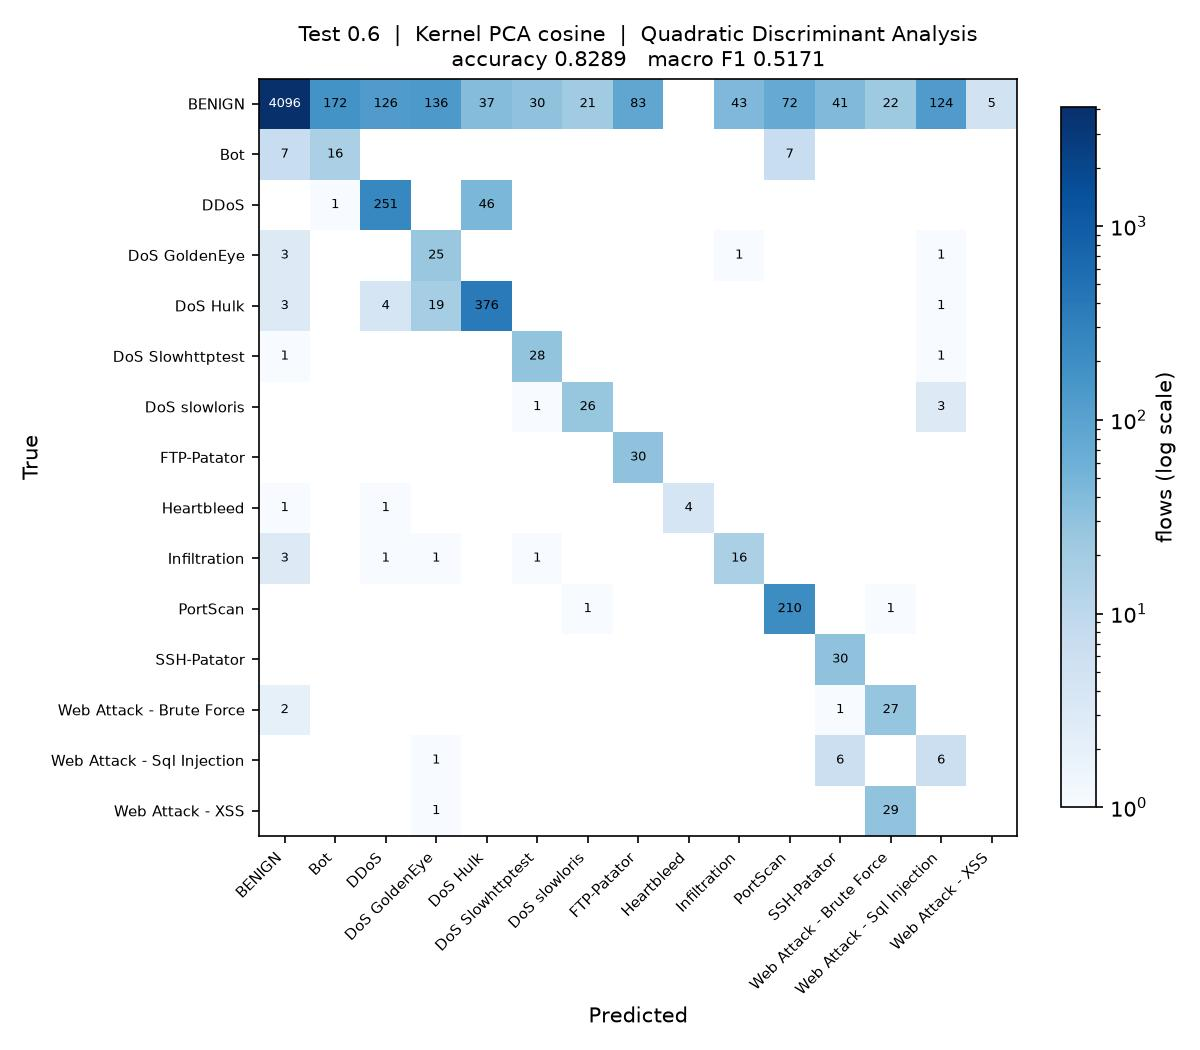

The Python source for this figure:
"""
Test_0.6_DR_COS_QDA

Test size 0.6  |  Kernel PCA (cosine)  |  Quadratic Discriminant Analysis  (reference sheet #17)

Note: the rarest class has fewer training rows than there are components, so the class covariance needs shrinkage before QDA can be fitted.

Run on its own:

    python Test_0.6_DR_COS_QDA.py

Writes Test_0.6_DR_COS_QDA.jpg (confusion matrix) and appends one row to
results/75_runs.csv.
"""

import os
import sys
import time
import warnings
from pathlib import Path

import matplotlib
matplotlib.use("Agg")
import matplotlib.pyplot as plt
import numpy as np
import pandas as pd
from sklearn.decomposition import KernelPCA
from sklearn.impute import SimpleImputer
from sklearn.metrics import (accuracy_score, confusion_matrix, f1_score,
                             precision_score, recall_score)
from sklearn.model_selection import train_test_split
from sklearn.preprocessing import LabelEncoder, StandardScaler
from sklearn.discriminant_analysis import QuadraticDiscriminantAnalysis

sys.path.insert(0, str(Path(__file__).resolve().parent.parent))
from common import load_sample                      # noqa: E402

warnings.filterwarnings("ignore")

# ----- this run -------------------------------------------------------------
TEST_SIZE = 0.6
KERNEL = "cosine"
CLASSIFIER = "QDA"
N_COMPONENTS = 15
# ----------------------------------------------------------------------------

SEED = 0
N_JOBS = max(1, (os.cpu_count() or 2) // 2)
STEM = "Test_0.6_DR_COS_QDA"
HERE = Path(__file__).resolve().parent
RESULTS = HERE.parent / "results"


# QDA estimates a separate covariance matrix per class, so the rarest class
# has to supply more rows than there are components. Heartbleed supplies about
# five against 15 components, so its covariance is rank deficient. Shrinkage
# pulls each class covariance towards a shared spherical one, which makes it
# estimable; RANK_TOL is the threshold sklearn uses to decide whether that
# worked, and its default of 1e-4 is far above the 1e-7 scale of these
# components, so it would reject a covariance that is in fact positive definite.
RANK_TOL = 1e-12


def qda_shrinkage(X, y):
    """Smallest shrinkage that lets every class covariance be estimated.

    Less shrinkage keeps the model closer to true QDA, so the values are
    tried in order and the first that fits is used.
    """
    last = None
    for s in (0.1, 0.25, 0.5, 0.8, 0.95):
        try:
            QuadraticDiscriminantAnalysis(solver="eigen", shrinkage=s,
                                          tol=RANK_TOL).fit(X, y)
        except Exception as exc:
            last = exc
            continue
        print("QDA shrinkage " + str(s))
        return s
    raise SystemExit("QDA cannot be estimated at any shrinkage: " + str(last))


def main():
    t0 = time.time()
    df = load_sample(10000, 50, SEED)
    y = LabelEncoder().fit_transform(df["Label"])
    X = df.drop(columns=["Label", "Day"])
    classes = sorted(df["Label"].unique())
    print(f"{len(df):,} flows, {X.shape[1]} features, {len(classes)} classes")

    X_train, X_test, y_train, y_test = train_test_split(
        X, y, test_size=TEST_SIZE, random_state=SEED, stratify=y)

    # mean imputation and scaling, fitted on the training split only
    imputer = SimpleImputer(strategy="mean").fit(X_train)
    scaler = StandardScaler().fit(imputer.transform(X_train))
    X_train = scaler.transform(imputer.transform(X_train))
    X_test = scaler.transform(imputer.transform(X_test))

    # dimensionality reduction: Kernel PCA, fitted on the training split only.
    # arpack keeps the largest positive eigenvalues; the randomized solver ranks
    # them by magnitude and fails on the sigmoid kernel, which is not PSD.
    kpca = KernelPCA(n_components=N_COMPONENTS, kernel=KERNEL,
                     eigen_solver="arpack", random_state=SEED, n_jobs=N_JOBS)
    X_train = kpca.fit_transform(X_train)
    X_test = kpca.transform(X_test)
    print(f"Kernel PCA ({KERNEL}): {X_train.shape[1]} components")

    classifier = QuadraticDiscriminantAnalysis(
        solver="eigen", tol=RANK_TOL,
        shrinkage=qda_shrinkage(X_train, y_train))
    classifier.fit(X_train, y_train)
    y_pred = classifier.predict(X_test)

    acc = accuracy_score(y_test, y_pred)
    pre = precision_score(y_test, y_pred, average="macro", zero_division=0)
    rec = recall_score(y_test, y_pred, average="macro", zero_division=0)
    f1 = f1_score(y_test, y_pred, average="macro", zero_division=0)
    pre_w = precision_score(y_test, y_pred, average="weighted", zero_division=0)
    rec_w = recall_score(y_test, y_pred, average="weighted", zero_division=0)
    f1_w = f1_score(y_test, y_pred, average="weighted", zero_division=0)

    print(f"Accuracy  : {acc:.4f}")
    print(f"Precision : {pre:.4f}")
    print(f"Recall    : {rec:.4f}")
    print(f"F1 Score  : {f1:.4f}")

    # confusion matrix image, named to match this script
    cm = confusion_matrix(y_test, y_pred, labels=range(len(classes)))
    fig, ax = plt.subplots(figsize=(8, 7))
    im = ax.imshow(cm, cmap="Blues", norm=matplotlib.colors.LogNorm(vmin=1))
    ax.set_xticks(range(len(classes)), classes, rotation=45, ha="right", fontsize=7)
    ax.set_yticks(range(len(classes)), classes, fontsize=7)
    ax.set_xlabel("Predicted")
    ax.set_ylabel("True")
    ax.set_title(f"Test {TEST_SIZE}  |  Kernel PCA {KERNEL}  |  Quadratic Discriminant Analysis\n"
                 f"accuracy {acc:.4f}   macro F1 {f1:.4f}", fontsize=10)
    for i in range(len(classes)):
        for j in range(len(classes)):
            if cm[i, j]:
                ax.text(j, i, cm[i, j], ha="center", va="center", fontsize=6,
                        color="white" if cm[i, j] > cm.max() / 3 else "black")
    fig.colorbar(im, ax=ax, fraction=0.04, label="flows (log scale)")
    fig.tight_layout()
    fig.savefig(HERE / f"{STEM}.jpg", dpi=150)
    plt.close(fig)

    # one row appended to the shared results table
    RESULTS.mkdir(exist_ok=True)
    row = {"Test": TEST_SIZE, "DR": "COS", "Clas": CLASSIFIER,
           "Acc": round(acc, 4), "Pre": round(pre, 4), "Rec": round(rec, 4),
           "F1": round(f1, 4),
           "Pre_weighted": round(pre_w, 4), "Rec_weighted": round(rec_w, 4),
           "F1_weighted": round(f1_w, 4),
           "n_components": N_COMPONENTS, "seconds": round(time.time() - t0, 1),
           "script": STEM}
    out = RESULTS / "75_runs.csv"
    old = pd.read_csv(out).to_dict("records") if out.exists() else []
    old = [r for r in old if r.get("script") != STEM]
    pd.DataFrame(old + [row]).to_csv(out, index=False)
    print(f"saved {STEM}.jpg and appended to results/75_runs.csv "
          f"({time.time() - t0:.0f}s)")


if __name__ == "__main__":
    main()
